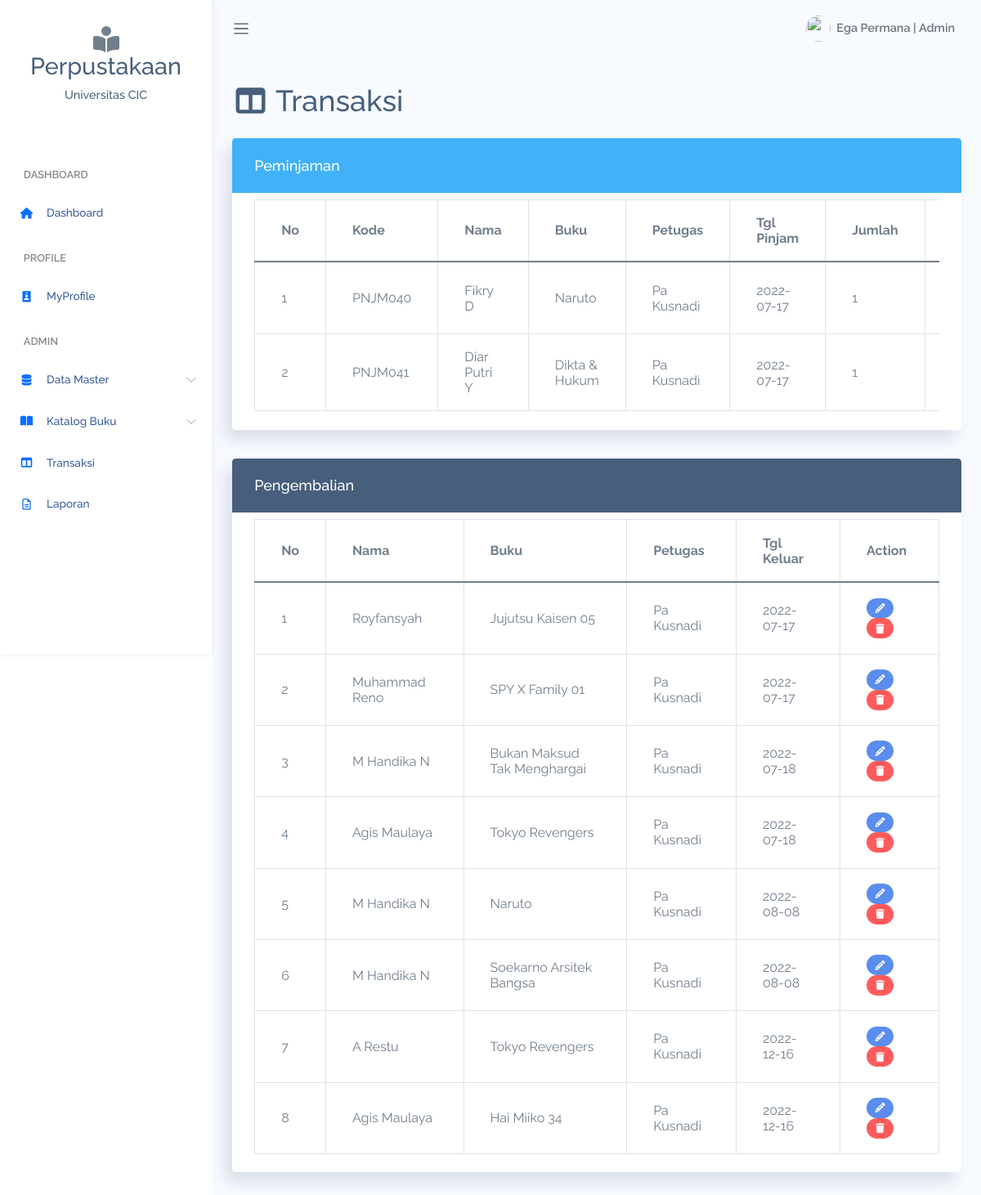
The app's page /Admin/dataTransaksi.php (signed in) with its own data.
### tables this page shows
CREATE TABLE `peminjaman` (
  `id_pinjam` int(11) NOT NULL,
  `kode_pinjam` varchar(15) NOT NULL,
  `tgl_pinjam` date NOT NULL,
  `id_buku` int(11) NOT NULL,
  `jumlah` int(11) NOT NULL,
  `id_anggota` int(11) NOT NULL,
  `id_petugas` int(11) NOT NULL
);

CREATE TABLE `anggota` (
  `id_anggota` int(11) NOT NULL,
  `nim_anggota` varchar(20) NOT NULL,
  `nama_anggota` varchar(50) NOT NULL,
  `jenis_kelamin` varchar(50) NOT NULL,
  `id_prodi` int(11) NOT NULL,
  `semester` varchar(10) NOT NULL,
  `email` varchar(100) NOT NULL,
  `no_hp` varchar(100) NOT NULL,
  `alamat` text NOT NULL,
  `foto` text NOT NULL
);

CREATE TABLE `buku` (
  `id_buku` int(11) NOT NULL,
  `kode_buku` char(5) NOT NULL,
  `id_kategori` int(11) NOT NULL,
  `judul_buku` varchar(50) NOT NULL,
  `penulis_buku` varchar(50) NOT NULL,
  `penerbit_buku` varchar(50) NOT NULL,
  `tahun_terbit` char(4) NOT NULL,
  `stok` int(5) NOT NULL
);

CREATE TABLE `petugas` (
  `id_petugas` int(11) NOT NULL,
  `nama_petugas` varchar(50) NOT NULL,
  `password` varchar(333) NOT NULL,
  `jabatan_petugas` varchar(50) NOT NULL,
  `email` varchar(100) NOT NULL,
  `no_telp` varchar(50) NOT NULL,
  `role` varchar(50) NOT NULL,
  `foto` text NOT NULL
);

CREATE TABLE `pengembalian` (
  `id_kembali` int(11) NOT NULL,
  `tgl_kembali` date NOT NULL,
  `id_buku` int(11) NOT NULL,
  `id_anggota` int(11) NOT NULL,
  `id_petugas` int(11) NOT NULL
);

### database.php (called while the page is built, shortened)
<?php
class database
{
    private $host = "localhost";
    private $user = "root";
    private $pas = "";
    private $db = "perpustakaan";
    private $koneksi = "";
    public function __construct()
    {
        $this->koneksi = mysqli_connect($this->host, $this->user, $this->pas, $this->db);
    }
    public function dataPinjam()
    {
        $query = mysqli_query($this->koneksi, "SELECT peminjaman.*, buku.*, anggota.*, petugas.* FROM peminjaman JOIN buku ON peminjaman.id_buku = buku.id_buku JOIN anggota ON peminjaman.id_anggota = anggota.id_anggota JOIN petugas ON peminjaman.id_petugas = petugas.id_petugas");
        while ($row = mysqli_fetch_array($query)) {
            $data[] = $row;
        }
        return $data;
    }
    public function dataKembali()
    {
        $query = mysqli_query($this->koneksi,  "SELECT pengembalian.*, buku.*, anggota.*, petugas.* FROM pengembalian JOIN buku ON pengembalian.id_buku = buku.id_buku JOIN anggota ON pengembalian.id_anggota = anggota.id_anggota JOIN petugas ON pengembalian.id_petugas = petugas.id_petugas");
        while ($row = mysqli_fetch_array($query)) {
            $data[] = $row;
        }
        return $data;
    }
}

### Admin/dataTransaksi.php (the view, shortened to what this page needs)
<?php
require_once '../database.php';
class menu
{
    function __construct()
    {
        require_once "menu.php";
    }
}
$db = new database;
$dataPinjam = $db->dataPinjam();
$dataKembali = $db->dataKembali();
?>
<!DOCTYPE html>
<html lang="en">
<head>
    <link rel="stylesheet" href="../assets/css/bootstrap.css">
    <link rel="stylesheet" href="../assets/vendors/chartjs/Chart.min.css">
    <link rel="stylesheet" href="../assets/vendors/perfect-scrollbar/perfect-scrollbar.css">
    <link rel="stylesheet" href="../assets/css/app.css">
</head>
<body>
    <div id="app">
        <div class="main-content container-fluid">
            <div class="col-md-12">
                <h1 class="mb-4">
                    <i class="fas fa-fw fa-table-columns"></i>
                    Transaksi
                </h1>
            </div>
            <div class="card">
                <h5 class="card-header bg-info text-white mb-2">
                    Peminjaman
                </h5>
                <div class="card-body">
                    <div class="table-responsive">
                        <table class="table table-bordered mb-0">
                            <thead>
                                <tr>
                                    <th>No</th>
                                    <th>Kode</th>
                                    <th>Nama</th>
                                    <th>Buku</th>
                                    <th>Petugas</th>
                                    <th>Tgl Pinjam</th>
                                    <th>Jumlah</th>
                                    <th>Action</th>
                                </tr>
                            </thead>
                            <tbody>
                                <?php
                                $no = 1;
                                foreach ($dataPinjam as $row) :
                                ?>
                                    <tr>
                                        <td><?= $no++; ?></td>
                                        <td><?= $row['kode_pinjam']; ?></td>
                                        <td><?= $row['nama_anggota']; ?></td>
                                        <td><?= $row['judul_buku']; ?></td>
                                        <td><?= $row['nama_petugas']; ?></td>
                                        <td><?= $row['tgl_pinjam']; ?></td>
                                        <td><?= $row['jumlah']; ?></td>
                                        <td>
                                        </td>
                                    </tr>
                                <?php endforeach; ?>
                            </tbody>
                        </table>
                    </div>
                </div>
            </div>
            <div class="card">
                <h5 class="card-header bg-secondary text-white mb-2">
                    Pengembalian
                </h5>
                <div class="card-body">
                    <div class="table-responsive">
                        <table class="table table-bordered mb-0">
                            <thead>
                                <tr>
                                    <th>No</th>
                                    <th>Nama</th>
                                    <th>Buku</th>
                                    <th>Petugas</th>
                                    <th>Tgl Keluar</th>
                                    <th>Action</th>
                                </tr>
                            </thead>
                            <tbody>
                                <?php
                                $no = 1;
                                foreach ($dataKembali as $row) :
                                ?>
                                    <tr>
                                        <td><?= $no++; ?></td>
                                        <td><?= $row['nama_anggota']; ?></td>
                                        <td><?= $row['judul_buku']; ?></td>
                                        <td><?= $row['nama_petugas']; ?></td>
                                        <td><?= $row['tgl_kembali']; ?></td>
                                        <td>
                                            <a href="<?= "formUbah.php?aksi=kembali&&id=$row[id_kembali]"; ?>" class="badge bg-primary"><i class="fa-solid fa-fw fa-pencil"></i></a>
                                            <a href="<?= "prosesTransaksi.php?&&aksi=hapusKembali&&id=$row[id_kembali]"; ?>" class="badge bg-danger" onclick="javascript: return confirm('Apakah anda yakin ingin dihapus?')"><i class="fa-solid fa-fw fa-trash"></i></a>
                                        </td>
                                    </tr>
                                <?php endforeach; ?>
                            </tbody>
                        </table>
                    </div>
                </div>
            </div>
        </div>
    </div>
</body>
</html>

### assets/css/app.css (style rules this page uses)
* { font-family:Raleway }
#app { position:relative }
#main .main-content { padding:2rem 1.5rem }
a { text-decoration:none }
a,button { outline:0 }
.card { box-shadow:-8px 12px 18px 0 rgba(25,42,70,.13);margin-bottom:2.2rem }
.card .card-header { border:none }
.card .card-header~.card-body { padding-top:0 }
.card .card-body { padding:1.4rem 1.7rem }
.dataTable-table td,.dataTable-table thead th,.table td,.table thead th { vertical-align:middle }
.dataTable-table thead th,.table thead th { border-bottom:2px solid #475f7b }
.bg-info { background-color:#41b1f9!important }

### records on screen
peminjaman: kode_pinjam "PNJM040", id_anggota.nama_anggota "Fikry D", id_buku.judul_buku "Naruto", id_petugas.nama_petugas "Pa Kusnadi", tgl_pinjam "2022-07-17", jumlah "1"
peminjaman: kode_pinjam "PNJM041", id_anggota.nama_anggota "Diar Putri Y", id_buku.judul_buku "Dikta & Hukum", id_petugas.nama_petugas "Pa Kusnadi", tgl_pinjam "2022-07-17", jumlah "1"
pengembalian: id_anggota.nama_anggota "Royfansyah", id_buku.judul_buku "Jujutsu Kaisen 05", id_petugas.nama_petugas "Pa Kusnadi", tgl_kembali "2022-07-17"
pengembalian: id_anggota.nama_anggota "Muhammad Reno", id_buku.judul_buku "SPY X Family 01", id_petugas.nama_petugas "Pa Kusnadi", tgl_kembali "2022-07-17"
pengembalian: id_anggota.nama_anggota "M Handika N", id_buku.judul_buku "Bukan Maksud Tak Menghargai", id_petugas.nama_petugas "Pa Kusnadi", tgl_kembali "2022-07-18"
pengembalian: id_anggota.nama_anggota "Agis Maulaya", id_buku.judul_buku "Tokyo Revengers", id_petugas.nama_petugas "Pa Kusnadi", tgl_kembali "2022-07-18"
pengembalian: id_anggota.nama_anggota "M Handika N", id_buku.judul_buku "Naruto", id_petugas.nama_petugas "Pa Kusnadi", tgl_kembali "2022-08-08"
pengembalian: id_anggota.nama_anggota "M Handika N", id_buku.judul_buku "Soekarno Arsitek Bangsa", id_petugas.nama_petugas "Pa Kusnadi", tgl_kembali "2022-08-08"
pengembalian: id_anggota.nama_anggota "A Restu", id_buku.judul_buku "Tokyo Revengers", id_petugas.nama_petugas "Pa Kusnadi", tgl_kembali "2022-12-16"
pengembalian: id_anggota.nama_anggota "Agis Maulaya", id_buku.judul_buku "Hai Miiko 34", id_petugas.nama_petugas "Pa Kusnadi", tgl_kembali "2022-12-16"

### other values on screen
$_SESSION['role'] "ADMIN"
$_SESSION['nama'] "Ega Permana"
$_SESSION['role'] "Admin"
